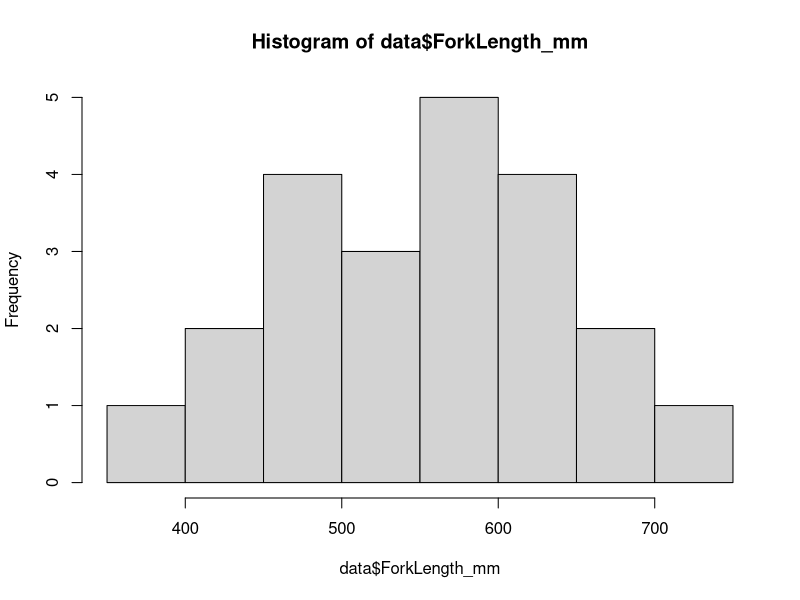
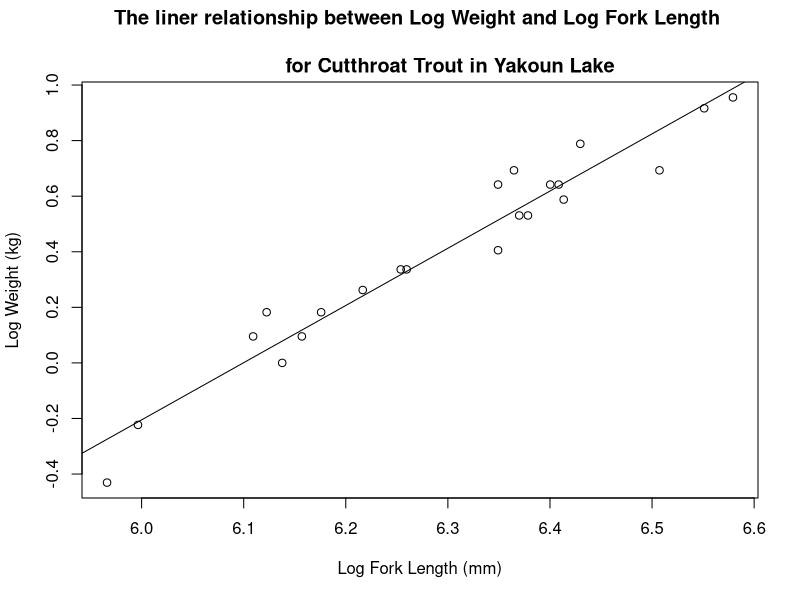

Generate these figures, in order, with R: (Note: this script raises an error after producing the figures.)
data <- 
  read.csv(
    file = "example/yakoun-population/data/capture.csv"
  )
head(data)

summary(data)

# changing JR to JT
# filter to the value you want to change
# and if you filtered correctly "JR" should print
data$Guide[data$Guide == "JR"]
# then reassign to the proper value
data$Guide[data$Guide == "JR"] <- "JT"
# print table to double check correction
head(data)

# How would you change the day 226 to 26?


data$CaptureTime <- data$CapTime
head(data)

# check the values in the column to make sure it is ok to drop
data$X
# drop column by setting it to NULL
data$X <- NULL
data$CapTime <- NULL
# look at the data to check X and CapTime were dropped
str(data)

# create the new column 
data$Weight_kg <- data$Weight_g / 1000
# reorder columns to move Weight_km next to Weight_g 
# and CaptureTime back to after Guide
data <- data[, c(1, 2, 3, 4, 9, 5, 6, 10, 7, 8)]
str(data)

hist(data$ForkLength_mm, 6)

# What happens to the plot when you increase the number of bins to 10?


# Can you plot a histogram for the weight?

data$LogForkLength <- log(data$ForkLength_mm)
data$LogWeight <- log(data$Weight_kg)

linear_mod <- 
  lm(
    LogWeight ~ LogForkLength, 
    data = data
  )

# alternative way to write the model
linear_mod <-
  lm(
    "log(Weight_kg) ~ log(ForkLength_mm)",
    data = data
  )

summary(linear_mod)

coefficients(linear_mod)
intercept <- coefficients(linear_mod)[1]
slope <- coefficients(linear_mod)[2]

confint(linear_mod, level = 0.95)

{plot(
  data$LogForkLength, 
  data$LogWeight,
  xlab = "Log Fork Length (mm)",
  ylab = "Log Weight (kg)",
  main = "The liner relationship between Log Weight and Log Fork Length \n 
          for Cutthroat Trout in Yakoun Lake"
) 
 abline(linear_mod, untf = TRUE)}

# get the range of length values
loglength_min <- min(data$LogForkLength)
loglength_max <- max(data$LogForkLength)
# create sequence of LogForkLength values from the min to max value by 0.005 
loglength_seq <- seq(from = loglength_min, to = loglength_max, by = 0.005)
# turn the sequence into a data frame
# the column name should match the original data column names
length_range <- data.frame(LogForkLength = loglength_seq)
# predict weight for the given length values
predictions <- 
  predict(
    linear_mod,
    newdata = length_range
  )

# lets add the predictions to a new column named LogPredictions
length_range$LogPredictions <- predictions
# exponentiate to get back to regular scale
length_range$ForkLength_mm <- exp(length_range$LogForkLength)
length_range$PredictionsWeigh_kg <- exp(length_range$LogPredictions)
# look at the results
head(length_range, 10)

# get the residuals 
res <- resid(linear_mod)
# get the fitted values
fitted_vals <- fitted(linear_mod)
# plot the residuals vs fitted values 
{plot(fitted_vals, res)
  # make a dashed horizontal line at 0
 abline(h = c(0), lty = 2)}

# AP guide length data
guide_ap <- data$ForkLength_mm[data$Guide == "AP"]
mean(guide_ap)

# JT guide length data
guide_jt <- data$ForkLength_mm[data$Guide == "JT"]
mean(guide_jt)

# Can you get the median value for both guides?


# a paired t-test with a 95% confidence interval
guide_test <- 
  t.test(
    guide_ap, 
    guide_jt,
    paired = FALSE, 
    conf.level = 0.95
  )

guide_test$conf.int

guide_test$statistic
# test the hypothesis
guide_test$p.value < 0.05

# What other information can you get out of the `guide_test` list?


# You will get a different numbers when you run this on your machine
runif(1)
runif(1)
runif(1)

# We should all get the same number this time
set.seed(101)
runif(1)
runif(1)
runif(1)

set.seed(2547)
runif(1) 
runif(1) 
runif(1) 
